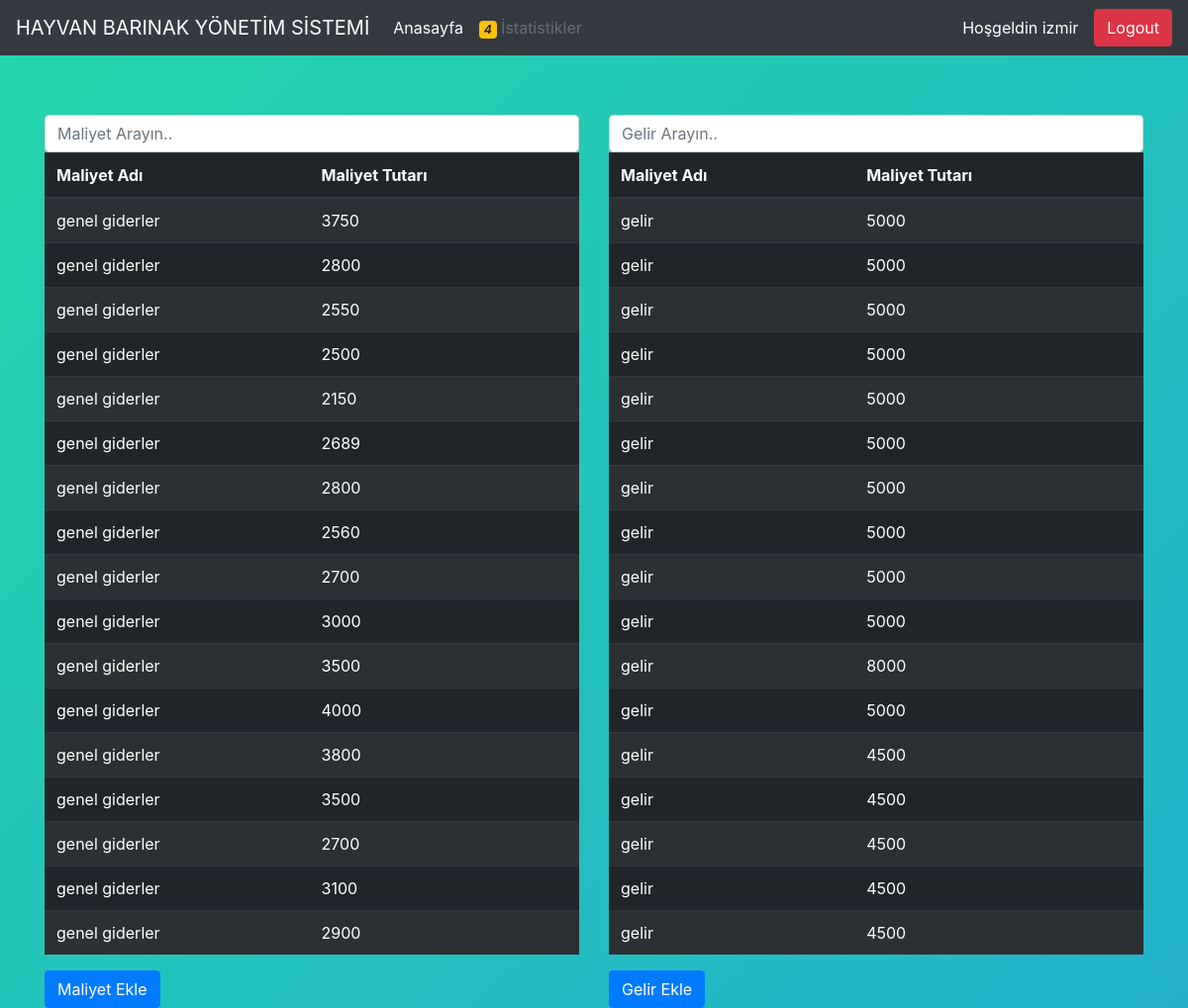
The app's page /gelirgider.php (signed in) with its own data.
### tables this page shows
CREATE TABLE IF NOT EXISTS `maliyet` (
  `belediyeID` int(11) NOT NULL,
  `maliyetAdı` varchar(20) NOT NULL,
  `maliyetTutarı` int(11) NOT NULL,
  `maliyetTarih` date NOT NULL
);

CREATE TABLE IF NOT EXISTS `gelirler` (
  `belediyeID` int(11) NOT NULL,
  `gelirAdı` varchar(20) NOT NULL,
  `gelirTutarı` int(20) NOT NULL,
  `gelirTarih` date NOT NULL
);

### gelirgider.php (the view, shortened to what this page needs)
<?php
 include("header.php");
?>
<div class="container" style="margin-top: 5%;">
	<div class="row" >
	  <div class="col-md-6">
        <input class="form-control" id="myInput" type="text" placeholder="Maliyet Arayın..">
        <table class="table table-striped table-dark">
          <thead>
            <tr>
                <th scope="col">Maliyet Adı</th>
                <th scope="col">Maliyet Tutarı</th>
            </tr>
          </thead>
          <tbody id="myTable">
<?php
   include("config.php");
 $bldID = mysqli_real_escape_string($db,$_SESSION['bldID']);
$sql = "SELECT *
FROM  maliyet
WHERE belediyeID = '$bldID'";
      $result = mysqli_query($db,$sql);
if ($result!="") {
if(mysqli_num_rows($result) > 0 ){
  while ($row = mysqli_fetch_array($result)){ ?>
 <tr>
       <td><?php echo $row['maliyetAdı'];   ?></td>
       <td><?php echo $row['maliyetTutarı'];   ?></td>
 </tr>
<?php }}} ?>
      </tbody>
  </table>
  <button id="btnEkle" type="button" class="btn btn-primary" data-toggle="modal" data-target="#ekleMaliyetModal">Maliyet Ekle</button>
   </div>
	 <div class="col-md-6" >
       <input class="form-control" id="myInput2" type="text" placeholder="Gelir Arayın..">
       <table class="table table-striped table-dark">
         <thead>
            <tr>
                <th scope="col">Maliyet Adı</th>
                <th scope="col">Maliyet Tutarı</th>
            </tr>
         </thead>
         <tbody id="myTable2">
<?php
 $bldID = mysqli_real_escape_string($db,$_SESSION['bldID']);
$sql = "SELECT *
FROM  gelirler
WHERE belediyeID = '$bldID'";
      $result = mysqli_query($db,$sql);
if ($result!="") {
if(mysqli_num_rows($result) > 0 ){
  while ($row = mysqli_fetch_array($result)){?>
 <tr>
       <td><?php echo $row['gelirAdı'];   ?></td>
       <td><?php echo $row['gelirTutarı'];   ?></td>
 </tr>
<?php }}} ?>
  </tbody>
</table>
<button id="btnEkle2" type="button" class="btn btn-primary" data-toggle="modal" data-target="#ekleGelirModal">Gelir Ekle</button>
    </div>
</div>
</div>

### records on screen
maliyet: maliyetAdı "genel giderler", maliyetTutarı "3750"
maliyet: maliyetAdı "genel giderler", maliyetTutarı "2800"
maliyet: maliyetAdı "genel giderler", maliyetTutarı "2550"
maliyet: maliyetAdı "genel giderler", maliyetTutarı "2500"
maliyet: maliyetAdı "genel giderler", maliyetTutarı "2150"
maliyet: maliyetAdı "genel giderler", maliyetTutarı "2689"
maliyet: maliyetAdı "genel giderler", maliyetTutarı "2800"
maliyet: maliyetAdı "genel giderler", maliyetTutarı "2560"
maliyet: maliyetAdı "genel giderler", maliyetTutarı "2700"
maliyet: maliyetAdı "genel giderler", maliyetTutarı "3000"
maliyet: maliyetAdı "genel giderler", maliyetTutarı "3500"
maliyet: maliyetAdı "genel giderler", maliyetTutarı "4000"
maliyet: maliyetAdı "genel giderler", maliyetTutarı "3800"
maliyet: maliyetAdı "genel giderler", maliyetTutarı "3500"
maliyet: maliyetAdı "genel giderler", maliyetTutarı "2700"
maliyet: maliyetAdı "genel giderler", maliyetTutarı "3100"
maliyet: maliyetAdı "genel giderler", maliyetTutarı "2900"
gelirler: gelirAdı "gelir", gelirTutarı "5000"
gelirler: gelirAdı "gelir", gelirTutarı "5000"
gelirler: gelirAdı "gelir", gelirTutarı "5000"
gelirler: gelirAdı "gelir", gelirTutarı "5000"
gelirler: gelirAdı "gelir", gelirTutarı "5000"
gelirler: gelirAdı "gelir", gelirTutarı "5000"
gelirler: gelirAdı "gelir", gelirTutarı "5000"
gelirler: gelirAdı "gelir", gelirTutarı "5000"
gelirler: gelirAdı "gelir", gelirTutarı "5000"
gelirler: gelirAdı "gelir", gelirTutarı "5000"
gelirler: gelirAdı "gelir", gelirTutarı "8000"
gelirler: gelirAdı "gelir", gelirTutarı "5000"
gelirler: gelirAdı "gelir", gelirTutarı "4500"
gelirler: gelirAdı "gelir", gelirTutarı "4500"
gelirler: gelirAdı "gelir", gelirTutarı "4500"
gelirler: gelirAdı "gelir", gelirTutarı "4500"
gelirler: gelirAdı "gelir", gelirTutarı "4500"

### other values on screen
$_SESSION['login_user'] "izmir"
